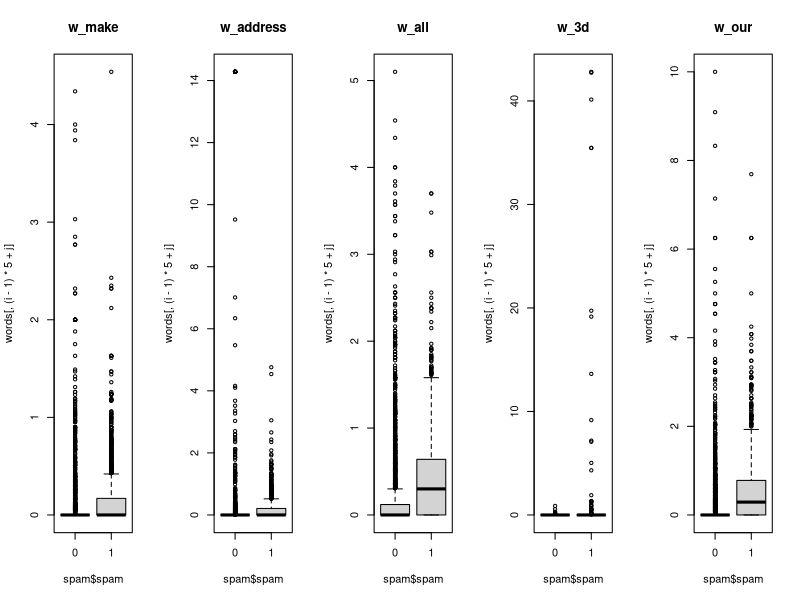
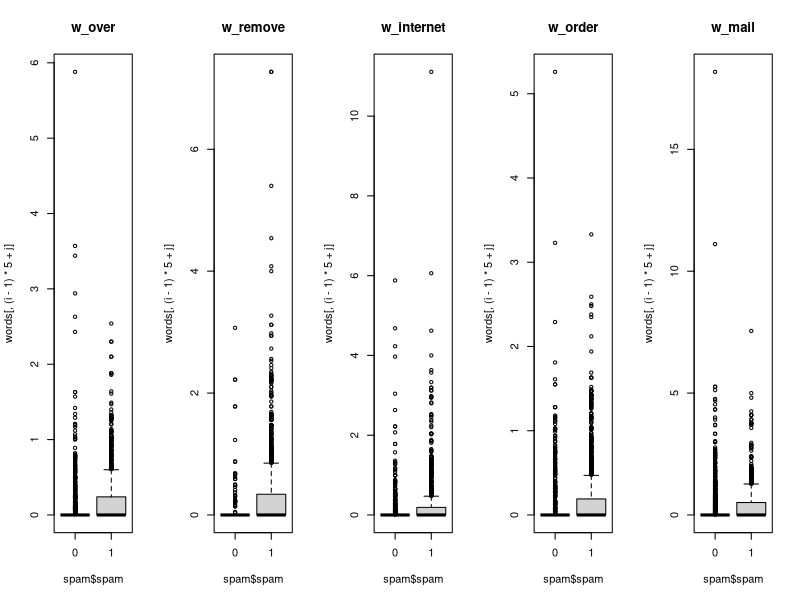
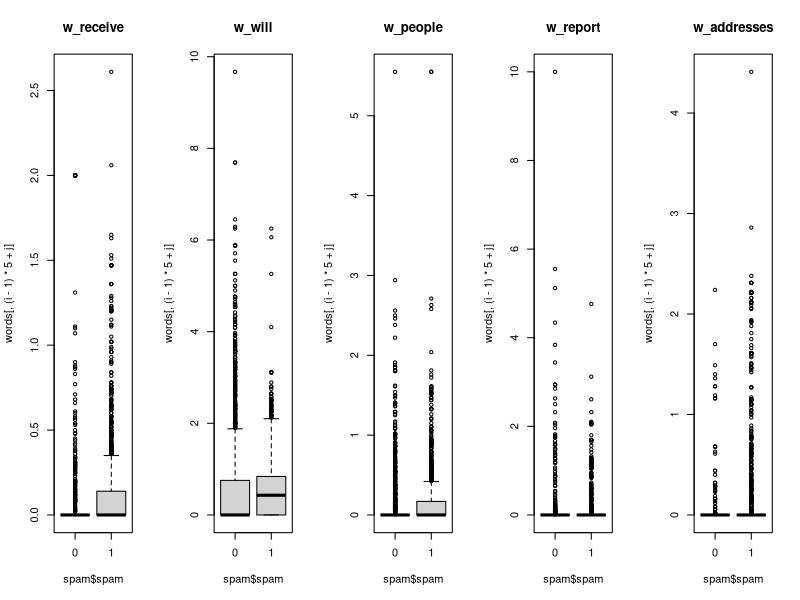
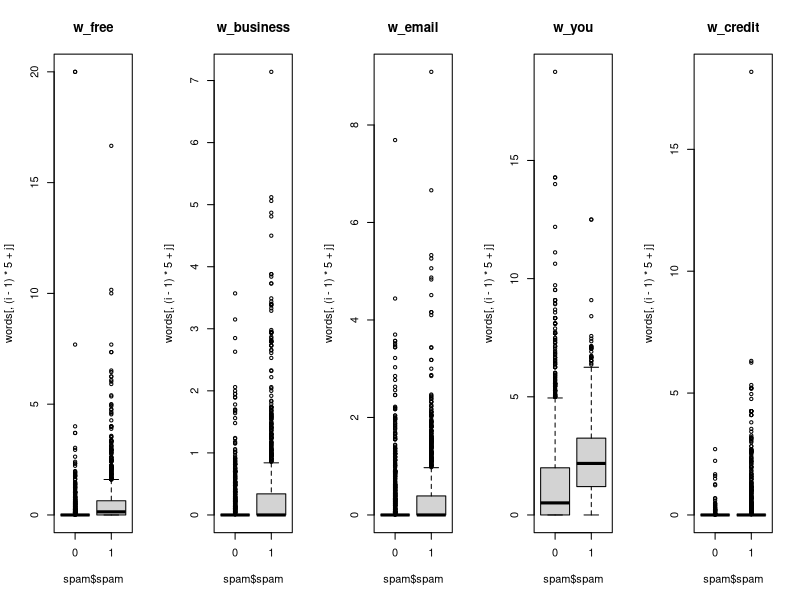
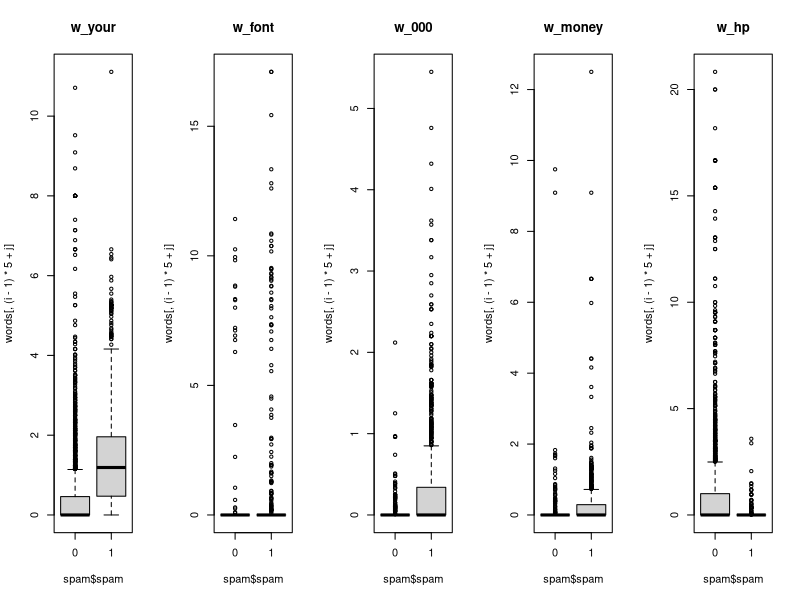
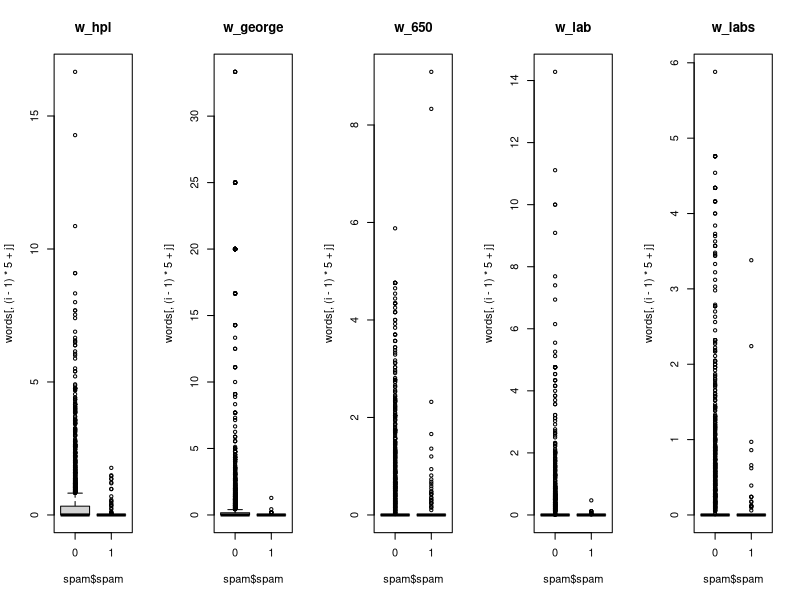
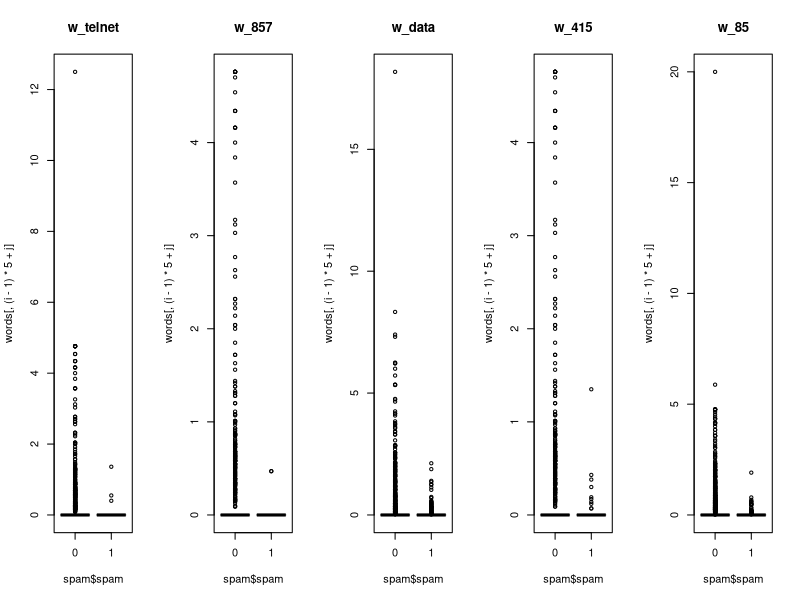
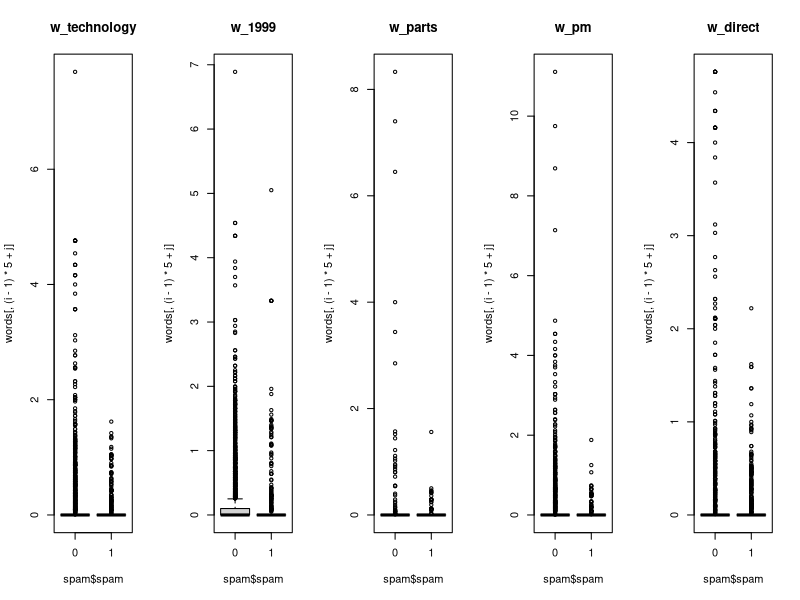

The R script that drew these images, in order: (Note: a time limit stopped this script after it produced the figures.)
## ---- chunk 1
#read in statmod to be able to manipulate large datasets
library(statmod)
spam <- read.csv("spam.csv", header=TRUE)
words <- spam[,c(1:48,58)]
char <- spam[,c(49:54, 58)]
caps <- spam[,c(55:58)]

#creates boxplots between the response variable (spam) and word choice
for(i in 1:9) {
  par(mfrow = c(1,5))
  for(j in 1:5) {
    boxplot(words[,(i-1)*5 + j] ~spam$spam, main= colnames(words[(i-1)*5 + j]))
  }
}

#creates boxplots between the response variable (spam) and character choice
par(mfrow = c(2,3))
for(i in 1:6) {
  boxplot(char[,i] ~spam$spam, main = colnames(char[i]))
}

#creates boxplots between the response variable (spam) and capitalization choice
par(mfrow = c(1,3))
for(i in 1:3) {
  boxplot(caps[,i] ~spam$spam, main = colnames(caps[i]))
}
spam2 <- spam[sample(nrow(spam),nrow(spam),replace = F), ]
handPicked <- glm(spam ~ caps_long + w_free + w_remove + c_exclaim, binomial(link = "logit"),data = spam2)
summary(handPicked)
## ---- chunk 2
pairs(caps)
pairs(char)
library(car)
vif(lm(spam~., data = spam2))
## ---- chunk 3
cor(caps)
## ---- chunk 4
cor(char)
## ---- chunk 5
correlation <- cor(words)
correlation
idx <- as.data.frame(which(abs(correlation) > 0.2, arr.ind = TRUE))
idx$colname <- colnames(correlation)[idx$col]
idx <- idx[idx$row != idx$col,]
idx
#This finds the correlation between the different words
## ---- chunk 6
par(mfrow = c(1,5))
  plot(spam$c_dollar,spam$spam)
  plot(spam$caps_total,spam$spam)
  plot(spam$c_exclaim,spam$spam)
  plot(spam$w_remove,spam$spam)
  plot(spam$w_your,spam$spam)
## ---- chunk 7
#gets the glm of the caps alone
capsGLM <- glm(spam ~ ., binomial(link = "logit"),data = caps)
summary(capsGLM)
#plots the studentized residuals
studentizedcaps <-qresiduals(capsGLM)
par(mfrow = c(1,3))
  plot(studentizedcaps, main = "Capitals scatterplot")
  hist(studentizedcaps, main = "Capitals histogram")
  qqnorm(studentizedcaps, main = "Capitals QQ plot")
  abline(a=0,b=1,col = "red")
#D2 before .1708

#clean the data
studentizedcapsFixed <- which(abs(studentizedcaps) > 2.5)
studentizedcapsFixed
caps2=caps[-c(studentizedcapsFixed),]

#get fixed model
capsGLM2 <- glm(spam ~ caps_avg + caps_long, binomial(link = "logit"),data = caps2)
summary(capsGLM2)

#plot the fixed studentized residuals
studentizedcapsFixed <-qresiduals(capsGLM2)
par(mfrow = c(1,3))
  plot(studentizedcapsFixed, main = "Capitals scatter plot studentized")
  hist(studentizedcapsFixed, main = "Capitals histogram studentized")
  qqnorm(studentizedcapsFixed, main = "Capitals QQ plot studentized")
  abline(a=0,b=1,col = "red")
#D2 after .231
## ---- chunk 8
#gets the glm of the char alone
charGLM <- glm(spam ~ ., binomial(link = "logit"),data = char)
summary(charGLM)
#plots the studentized residuals
studentizedchar <- qresiduals(charGLM)
par(mfrow = c(1,3))
  plot(studentizedchar, main = "Characters scatterplot")
  hist(studentizedchar, main = "Characters histogram")
  qqnorm(studentizedchar, main = "Characters QQ plot")
  abline(a=0,b=1, col = "red")
#D2 before fix is .28965

#clean the data
studentizedcharFixed <- which(abs(studentizedchar) > 2.5)
studentizedcharFixed
char2 = char[-c(studentizedcharFixed),]

#get fixed model
charGLM2 <- glm(spam ~ ., binomial(link = "logit"),data = char2)
summary(charGLM2)
#plot the fixed studentized residuals
studentizedchar <-qresiduals(charGLM2)
par(mfrow = c(1,3))
  plot(studentizedchar, main = "Characters studentized scatterplot")
  hist(studentizedchar, main = "Characters studentized histogram")
  qqnorm(studentizedchar, main = "Characters studentized QQ plot")
  abline(a=0,b=1, col = "red")
#D2 after fix is .4084
## ---- chunk 9
#gets the glm of the words alone
wordsGLM <- glm(spam ~ ., binomial(link = "logit"),data = words)

#takes out the non significant values
wordsGLMFixed <- glm(spam ~ w_address + w_all + w_our + w_over + w_remove + w_internet + w_order + w_mail + w_will + w_addresses + w_free + w_business + w_email + w_credit + w_your + w_font + w_000 + w_money + w_hp + w_hpl + w_george + w_650 + w_lab + w_data + w_technology + w_parts + w_pm + w_meeting + w_original + w_project + w_re + w_edu + w_table + w_conference,    binomial(link = "logit"),data = words)
summary(wordsGLMFixed)
#plot the good data
studentizedwords <-qresiduals(wordsGLMFixed)
par(mfrow = c(1,3))
  plot(studentizedwords, main = "Words scatterplot")
  hist(studentizedwords, main = "Words histogram")
  qqnorm(studentizedwords, main = "Words QQ plot")
  abline(a=0,b=1, col ="red")
#D2 is .6469

#clean the good data - CLEANING IT MESSED IT UP
studentizedwordsFixed <- which(abs(studentizedwords) > 2.5)
studentizedwordsFixed
words2=words[-c(studentizedcharFixed),]

#get the fixed model
wordsGLMFixed2 <- glm(spam ~ w_address + w_all + w_our + w_over + w_remove + w_internet + w_order + w_mail + w_will + w_addresses + w_free + w_business + w_email + w_credit + w_your + w_font + w_000 + w_money + w_hp + w_hpl + w_george + w_650 + w_lab + w_data + w_technology + w_parts + w_pm + w_meeting + w_original + w_project + w_re + w_edu + w_table + w_conference,    binomial(link = "logit"),data = words2)
summary(wordsGLMFixed2)

studentizedwords <-rstudent(wordsGLMFixed2)
par(mfrow = c(1,3))
  plot(studentizedwords, main = "Words studentized scatterplot")
  hist(studentizedwords, main = "Words studentized histogram")
  qqnorm(studentizedwords, main = "Words studentized QQ plot")
  abline(a=0,b=1, col="red")
#D2 after fix is .6560
## ---- chunk 10
#after cleaning, the best data is combined into one large model
caps2$id <- row.names(caps2)
char2$id <- row.names(char2)
words2$id <- row.names(words2)
spammid <- merge(caps2,char2,by.x = c("id"),by.y=c("id"), all.x = TRUE)
spamfinal <- merge(spammid,words2,by.x = c("id"),by.y=c("id"), all.x = TRUE)
spamfinalFixed=spamfinal[,-c(1,5,8, 12,16,23,29,34,37:56,58,59,60)]
## ---- chunk 11
#This calculates the step function of the data along with calculating a step function of the data's interactions
null = glm(spam~1, family = binomial(link="logit"), data = spamfinalFixed)
full = glm(spam~., family = binomial(link="logit"), data = spamfinalFixed)
nullinteractions = glm(spam~1, family = binomial(link="logit"), data = spamfinalFixed)
fullinteractions = glm(spam~.^2, family = binomial(link="logit"), data = spamfinalFixed)
spamstep = step(null, scope=list(lower = null, upper = full), direction = "forward")
spamstepinteractions = step(nullinteractions, scope=list(lower = nullinteractions, upper = fullinteractions), direction = "forward")
## ---- chunk 12
#took out semicolon, w-make, and c-hash
spamstep = glm(spam ~ c_dollar + c_exclaim + w_remove + caps_long + 
    w_your + w_000 + w_free + w_our + w_re + w_internet + w_you + 
    w_credit + caps_avg + w_will + w_money + w_over + c_roundparen + 
    caps_total + w_email + w_addresses, family = binomial(link = "logit"), data = spamfinalFixed)
summary(spamstep)
#plots the studentized residuals
studentizedspamstep <-qresiduals(spamstep)
par(mfrow = c(1,3))
  plot(studentizedspamstep, main = "Spam scatterplot")
  hist(studentizedspamstep, main = "Spam histogram")
  qqnorm(studentizedspamstep, main = "Spam QQ plot")
  abline(a=0,b=1, col="red")
#.6389
## ---- chunk 13
#took out caps long along with other variables
spamstepinteractions = glm(formula = spam ~ c_dollar + c_exclaim + w_remove + 
    w_your + w_free + w_re + caps_avg  + w_will + w_over + 
    caps_total + c_exclaim:caps_long + w_our:w_you + 
    c_exclaim:w_free + w_you:w_will + w_internet:w_you + c_exclaim:caps_avg + 
    w_free:c_roundparen + c_dollar:c_roundparen + w_money:w_over + 
    caps_avg:w_money + c_dollar:w_re + w_remove:w_000 + 
    w_money:c_roundparen + w_re:w_credit + w_your:w_free + c_exclaim:caps_total + 
    caps_avg:w_over + w_you:c_roundparen + 
    w_remove:c_roundparen + w_your:w_you + w_000:caps_total + 
    w_internet:caps_total + w_our:caps_total + w_re:caps_avg + 
    caps_long:w_re + caps_long:w_money + w_internet:caps_avg + 
    w_remove:caps_avg + w_money:caps_total + w_your:w_re + w_000:w_internet + 
    w_your:caps_total + w_000:w_money + w_free:w_re + w_re:caps_total + 
    w_free:caps_total + w_internet:c_roundparen + c_exclaim:w_re + 
    caps_avg:w_will + caps_long:w_will + w_internet:c_semicolon + 
    w_you:w_over + w_credit:w_money + w_credit:w_will + w_you:w_credit + 
    w_free:w_credit + c_exclaim:w_remove + w_remove:w_you +  
    w_your:w_money + c_dollar:w_free + w_remove:caps_long + 
    caps_long:w_credit + w_credit:caps_total + c_exclaim:w_credit + 
    c_exclaim:w_internet + caps_long:w_free + w_internet:w_credit + 
    caps_long:w_you, family = binomial(link = "logit"), 
    data = spamfinalFixed)
summary(spamstepinteractions)
#plots the studentized residuals
studentizedspamstepinteractions <-qresiduals(spamstepinteractions)
par(mfrow = c(1,3))
  plot(studentizedspamstepinteractions, main = "Spam Interactions scatterplot")
  hist(studentizedspamstepinteractions, main = "Spam Interactions histogram")
  qqnorm(studentizedspamstepinteractions, main = "Spam Interactions QQ plot")
  abline(a=0,b=1, col="red")
#D2 value interactions before/after 0.7252

    BIC(spamstepinteractions)
extractAIC(spamstep)
#2201.409
extractAIC(spamstepinteractions)
#1781.13
## ---- chunk 14
summary(spamstepinteractions)
n = nrow(spamfinalFixed)
trainIndex = sample(1:n, size = round(0.8*n), replace=FALSE)
train = spamfinalFixed[trainIndex,]
test = spamfinalFixed[-trainIndex,]
p <- predict(spamstepinteractions, newdata = test,type = "response")
p[p>0.5]=1
p[p<=0.5]=0
tableofvalues <- table(p,spamfinalFixed[-trainIndex,"spam"])
library(caret)
print(confusionMatrix(tableofvalues))
#Confusion table shows the 94% accuracy of the model at the 95% confidence interval
